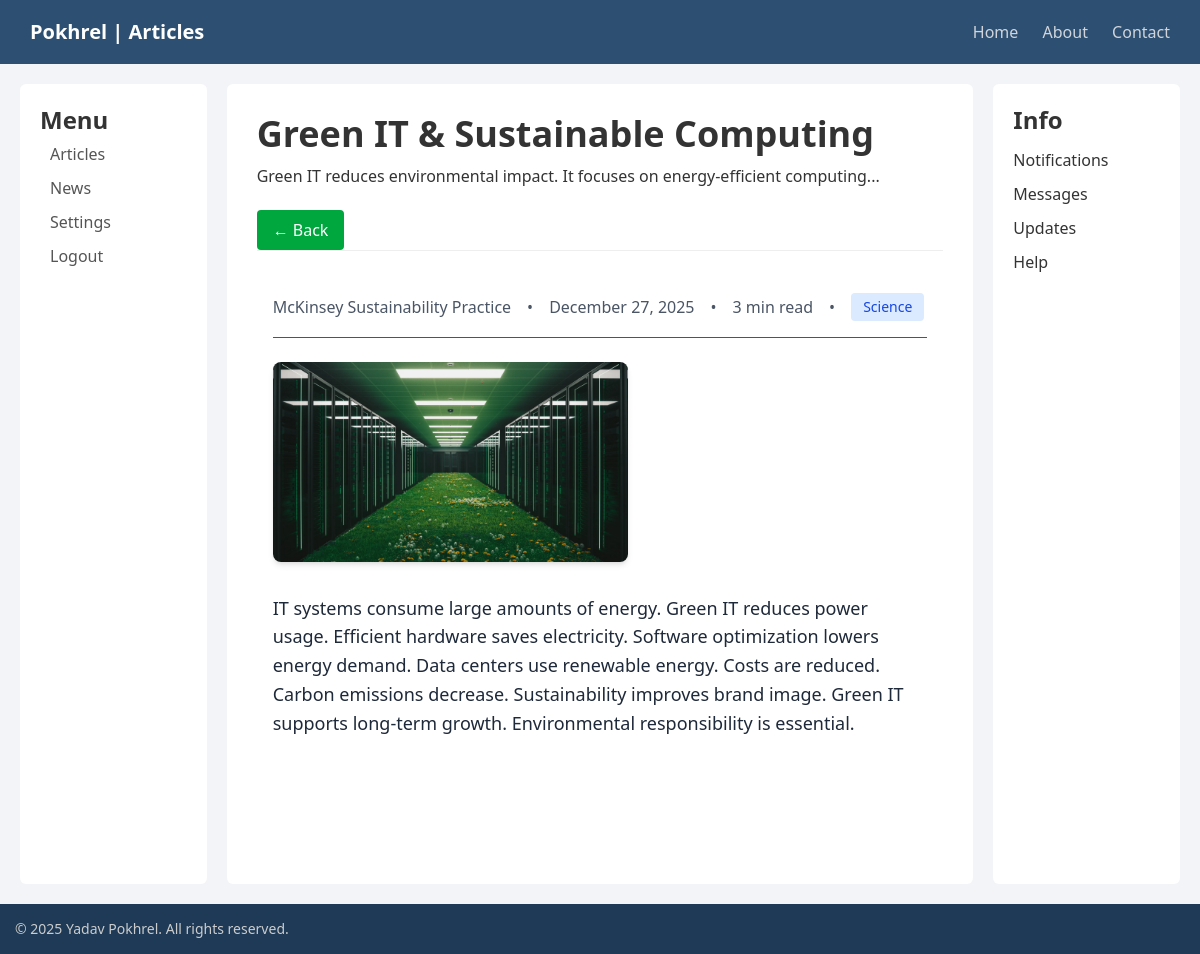
The app's page /articles/6/ with its own data.
### article_app/models.py (models this page shows, shortened)
class Articles(models.Model):
    ARTICLE_CATEGORIES = [
        ('technology', "Technology"),
        ('sports', 'Sports'),
        ('politics', 'Politics'),
        ('health', 'Health'),
        ('business', 'Business'),
        ('education', 'Education'),
        ('food', 'Food'),
        ('travel', 'Travel'),
        ('art', 'Art'),
        ('music', 'Music'),
        ('science', 'Science'),
        ('others', 'Others')
    ]
    title = models.CharField(max_length=255)
    authorName = models.CharField(max_length=50)
    short_description = models.TextField()
    articleParagrah = models.TextField(default="No content available")
    readtime = models.IntegerField(default=4)
    slug = models.SlugField(max_length=255, unique=True, blank=True, null=True)
    image= models.ImageField(upload_to='product-images/')
    published_on = models.DateTimeField(auto_now_add=True)
    category = models.CharField(max_length=20,choices=ARTICLE_CATEGORIES)

### article_app/views.py (the view)
# urls.py: path('<int:id>/',views.get_one_article_by_id, name='get-one-article-by-id')
def get_one_article_by_id(req, id):
    article = get_object_or_404(Articles, pk=id)
    return render(req, 'article_detail.html', {"oneArticle" : article})

### article_app/templates/article_detail.html (shortened to what this page needs)
{% extends "layout.html" %}
{% block logoName %}Pokhrel | Articles{% endblock %}
{% block heading1 %}{{oneArticle.title}}{% endblock %}
{% block headingcontent %}{{oneArticle.short_description}}{% endblock %}
{% block content %}
<article class="max-w-4xl mx-auto px-4 py-8">
  <div class="flex items-center gap-4 text-gray-600 mb-6 pb-4 border-b">
    <span class="font-medium">{{oneArticle.authorName}}</span>
    <span>•</span>
    <span>{{oneArticle.published_on|date:"F d, Y"}}</span>
    <span>•</span>
    <span>{{oneArticle.readtime}} min read</span>
    <span>•</span>
    <span class="bg-blue-100 text-blue-700 px-3 py-1 rounded text-sm">{{oneArticle.get_category_display}}</span>
  </div>
  <div class="mb-8">
    <img src="{{oneArticle.image.url}}" alt="{{oneArticle.title}}" class="h-50 rounded-lg shadow-md" />
  </div>
  <div class="text-gray-800 leading-relaxed text-lg">
    {{oneArticle.articleParagrah|linebreaks}}
  </div>
</article>
{% endblock %}

### static/style.css (style rules this page uses)
html { height: 100vh; background-color: transparent; }
body { display: flex; flex-direction: column; background-color: #f2f4f7; color: #333; min-height: 100vh; }
.center p { margin-bottom: 20px; line-height: 1.6; }

### records on screen
Articles: title "Green IT & Sustainable Computing", short_description "Green IT reduces environmental impact. It focuses on energy-efficient computing...", authorName "McKinsey Sustainability Practice", published_on "December 27, 2025", readtime "3", category "Science", image (picture), articleParagrah "IT systems consume large amounts of energy. Green IT reduces power usage. Efficient hardware saves electricity. Software optimization lowers energy demand. Data centers use renewable energy. Costs are reduced. Carbon emissions decrease. Sustainability improves brand image. Green IT supports long-term growth. Environmental responsibility is essential."
